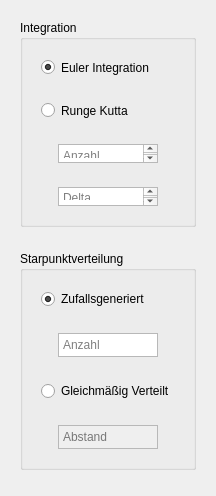
         <widget class="QWidget" name="widget_2" native="true">
          <property name="maximumSize">
           <size>
            <width>200</width>
            <height>16777215</height>
           </size>
          </property>
          <layout class="QVBoxLayout" name="verticalLayout_4">
           <item>
            <widget class="QWidget" name="widget_11" native="true">
             <property name="maximumSize">
              <size>
               <width>16777215</width>
               <height>225</height>
              </size>
             </property>
             <layout class="QVBoxLayout" name="verticalLayout_15">
              <item>
               <widget class="QGroupBox" name="groupIntegration">
                <property name="maximumSize">
                 <size>
                  <width>16777215</width>
                  <height>210</height>
                 </size>
                </property>
                <property name="title">
                 <string>Integration</string>
                </property>
                <property name="checkable">
                 <bool>false</bool>
                </property>
                <property name="checked">
                 <bool>false</bool>
                </property>
                <layout class="QVBoxLayout" name="verticalLayout_10">
                 <item>
                  <widget class="QWidget" name="widget_3" native="true">
                   <property name="maximumSize">
                    <size>
                     <width>16777215</width>
                     <height>40</height>
                    </size>
                   </property>
                   <layout class="QVBoxLayout" name="verticalLayout_5">
                    <item>
                     <widget class="QRadioButton" name="radioEuler">
                      <property name="text">
                       <string>Euler Integration</string>
                      </property>
                      <property name="checked">
                       <bool>true</bool>
                      </property>
                     </widget>
                    </item>
                   </layout>
                  </widget>
                 </item>
                 <item>
                  <widget class="QWidget" name="widget_8" native="true">
                   <property name="maximumSize">
                    <size>
                     <width>16777215</width>
                     <height>40</height>
                    </size>
                   </property>
                   <layout class="QHBoxLayout" name="horizontalLayout_3">
                    <item>
                     <widget class="QRadioButton" name="radioRunge">
                      <property name="text">
                       <string>Runge Kutta</string>
                      </property>
                     </widget>
                    </item>
                   </layout>
                  </widget>
                 </item>
                 <item>
                  <widget class="QWidget" name="widget_9" native="true">
                   <property name="maximumSize">
                    <size>
                     <width>16777215</width>
                     <height>42</height>
                    </size>
                   </property>
                   <layout class="QHBoxLayout" name="horizontalLayout_4">
                    <item>
                     <widget class="QTextEdit" name="textSteps">
                      <property name="maximumSize">
                       <size>
                        <width>100</width>
                        <height>30</height>
                       </size>
                      </property>
                      <property name="inputMethodHints">
                       <set>Qt::ImhDigitsOnly</set>
                      </property>
                      <property name="html">
                       <string>&lt;!DOCTYPE HTML PUBLIC &quot;-//W3C//DTD HTML 4.0//EN&quot; &quot;http://www.w3.org/TR/REC-html40/strict.dtd&quot;&gt;
&lt;html&gt;&lt;head&gt;&lt;meta name=&quot;qrichtext&quot; content=&quot;1&quot; /&gt;&lt;style type=&quot;text/css&quot;&gt;
p, li { white-space: pre-wrap; }
&lt;/style&gt;&lt;/head&gt;&lt;body style=&quot; font-family:'MS Shell Dlg 2'; font-size:8.25pt; font-weight:400; font-style:normal;&quot;&gt;
&lt;p style=&quot;-qt-paragraph-type:empty; margin-top:0px; margin-bottom:0px; margin-left:0px; margin-right:0px; -qt-block-indent:0; text-indent:0px;&quot;&gt;&lt;br /&gt;&lt;/p&gt;&lt;/body&gt;&lt;/html&gt;</string>
                      </property>
                      <property name="placeholderText">
                       <string>Anzahl Schritte</string>
                      </property>
                     </widget>
                    </item>
                   </layout>
                  </widget>
                 </item>
                 <item>
                  <widget class="QWidget" name="widget_10" native="true">
                   <property name="maximumSize">
                    <size>
                     <width>16777215</width>
                     <height>42</height>
                    </size>
                   </property>
                   <layout class="QHBoxLayout" name="horizontalLayout_5">
                    <item>
                     <widget class="QTextEdit" name="textDelta">
                      <property name="maximumSize">
                       <size>
                        <width>100</width>
                        <height>30</height>
                       </size>
                      </property>
                      <property name="placeholderText">
                       <string>Delta</string>
                      </property>
                     </widget>
                    </item>
                   </layout>
                  </widget>
                 </item>
                </layout>
               </widget>
              </item>
             </layout>
            </widget>
           </item>
           <item>
            <widget class="QWidget" name="widget_14" native="true">
             <property name="maximumSize">
              <size>
               <width>16777215</width>
               <height>250</height>
              </size>
             </property>
             <layout class="QVBoxLayout" name="verticalLayout_12">
              <item>
               <widget class="QGroupBox" name="groupEven">
                <property name="maximumSize">
                 <size>
                  <width>16777215</width>
                  <height>16777215</height>
                 </size>
                </property>
                <property name="title">
                 <string>Starpunktverteilung</string>
                </property>
                <layout class="QVBoxLayout" name="verticalLayout_14">
                 <item>
                  <widget class="QWidget" name="widget_16" native="true">
                   <property name="maximumSize">
                    <size>
                     <width>16777215</width>
                     <height>40</height>
                    </size>
                   </property>
                   <layout class="QVBoxLayout" name="verticalLayout_13">
                    <item>
                     <widget class="QRadioButton" name="radioRandom">
                      <property name="text">
                       <string>Zufallsgeneriert</string>
                      </property>
                      <property name="checked">
                       <bool>true</bool>
                      </property>
                     </widget>
                    </item>
                   </layout>
                  </widget>
                 </item>
                 <item>
                  <widget class="QWidget" name="widget_18" native="true">
                   <property name="maximumSize">
                    <size>
                     <width>16777215</width>
                     <height>42</height>
                    </size>
                   </property>
                   <layout class="QHBoxLayout" name="horizontalLayout_8">
                    <item>
                     <widget class="QTextEdit" name="textNumberRandom">
                      <property name="maximumSize">
                       <size>
                        <width>100</width>
                        <height>30</height>
                       </size>
                      </property>
                      <property name="inputMethodHints">
                       <set>Qt::ImhDigitsOnly</set>
                      </property>
                      <property name="html">
                       <string>&lt;!DOCTYPE HTML PUBLIC &quot;-//W3C//DTD HTML 4.0//EN&quot; &quot;http://www.w3.org/TR/REC-html40/strict.dtd&quot;&gt;
&lt;html&gt;&lt;head&gt;&lt;meta name=&quot;qrichtext&quot; content=&quot;1&quot; /&gt;&lt;style type=&quot;text/css&quot;&gt;
p, li { white-space: pre-wrap; }
&lt;/style&gt;&lt;/head&gt;&lt;body style=&quot; font-family:'MS Shell Dlg 2'; font-size:8.25pt; font-weight:400; font-style:normal;&quot;&gt;
&lt;p style=&quot;-qt-paragraph-type:empty; margin-top:0px; margin-bottom:0px; margin-left:0px; margin-right:0px; -qt-block-indent:0; text-indent:0px;&quot;&gt;&lt;br /&gt;&lt;/p&gt;&lt;/body&gt;&lt;/html&gt;</string>
                      </property>
                      <property name="placeholderText">
                       <string>Anzahl Saatpunkte</string>
                      </property>
                     </widget>
                    </item>
                   </layout>
                  </widget>
                 </item>
                 <item>
                  <widget class="QWidget" name="widget_17" native="true">
                   <property name="maximumSize">
                    <size>
                     <width>16777215</width>
                     <height>40</height>
                    </size>
                   </property>
                   <layout class="QHBoxLayout" name="horizontalLayout_7">
                    <item>
                     <widget class="QRadioButton" name="radioEven">
                      <property name="enabled">
                       <bool>true</bool>
                      </property>
                      <property name="text">
                       <string>Gleichmäßig Verteilt</string>
                      </property>
                     </widget>
                    </item>
                   </layout>
                  </widget>
                 </item>
                 <item>
                  <widget class="QWidget" name="widget_19" native="true">
                   <property name="maximumSize">
                    <size>
                     <width>16777215</width>
                     <height>42</height>
                    </size>
                   </property>
                   <layout class="QHBoxLayout" name="horizontalLayout_9">
                    <item>
                     <widget class="QTextEdit" name="textDistance">
                      <property name="enabled">
                       <bool>false</bool>
                      </property>
                      <property name="maximumSize">
                       <size>
                        <width>100</width>
                        <height>30</height>
                       </size>
                      </property>
                      <property name="inputMethodHints">
                       <set>Qt::ImhDigitsOnly</set>
                      </property>
                      <property name="html">
                       <string>&lt;!DOCTYPE HTML PUBLIC &quot;-//W3C//DTD HTML 4.0//EN&quot; &quot;http://www.w3.org/TR/REC-html40/strict.dtd&quot;&gt;
&lt;html&gt;&lt;head&gt;&lt;meta name=&quot;qrichtext&quot; content=&quot;1&quot; /&gt;&lt;style type=&quot;text/css&quot;&gt;
p, li { white-space: pre-wrap; }
&lt;/style&gt;&lt;/head&gt;&lt;body style=&quot; font-family:'MS Shell Dlg 2'; font-size:8.25pt; font-weight:400; font-style:normal;&quot;&gt;
&lt;p style=&quot;-qt-paragraph-type:empty; margin-top:0px; margin-bottom:0px; margin-left:0px; margin-right:0px; -qt-block-indent:0; text-indent:0px;&quot;&gt;&lt;br /&gt;&lt;/p&gt;&lt;/body&gt;&lt;/html&gt;</string>
                      </property>
                      <property name="placeholderText">
                       <string>Abstand</string>
                      </property>
                     </widget>
                    </item>
                   </layout>
                  </widget>
                 </item>
                </layout>
               </widget>
              </item>
             </layout>
            </widget>
           </item>
           <item>
            <widget class="QWidget" name="widget_15" native="true"/>
           </item>
          </layout>
         </widget>
